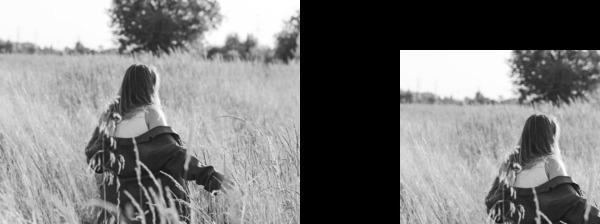
#> input picture avni/girl.jpg, 600 x 224 px
$ python 3.4.py
#> lines starting #> are read from the running program, lines starting #| are printed output that depends on the picture
import cv2 as cv
img = cv.imread('girl.jpg', 0)
#> img is the input picture: shape (224, 600); min 0, max 255, mean 123.6
rows, cols = img.shape
#> rows = 224; cols = 600
img_shrinked = cv.resize(img, (250, 200),interpolation=cv.INTER_AREA)
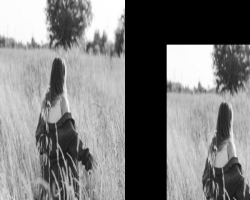
#> img_shrinked: shape (200, 250); min 0, max 255, mean 123.6
cv.imshow('img', img_shrinked)
img_enlarged = cv.resize(img_shrinked, None,fx=1.5, fy=1.5,interpolation=cv.INTER_CUBIC)
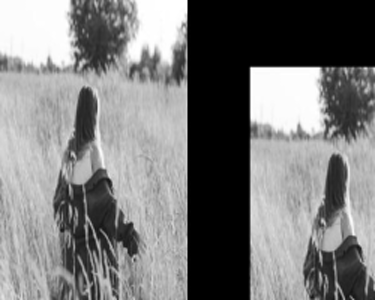
#> img_enlarged: shape (300, 375); min 0, max 255, mean 123.7
cv.imshow('img', img_enlarged)
cv.waitKey(0)
cv.destroyAllWindows()
